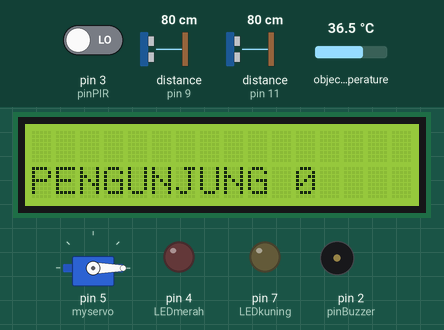
Simulated run of this sketch. Board: Arduino Uno, built with avr-gcc and run on an emulated ATmega328P. Shown: servo, 16×2 character LCD, output pins drawn as LEDs (lit = HIGH), buzzer (waves = sounding, pin HIGH). Wiring (inferred from the names in the program): 2 × ultrasonic range finder: trigger pin 8, echo pin 9 / trigger pin 10, echo pin 11. The test bench sets the inputs (shaded band); at power-on: pin 3 (pinPIR) LOW, distance to the obstacle (sensors on pin 9, pin 11) 80 cm, object temperature 36.5 °C. The echo pulse lasts 58.3 µs per cm; pins used as bus, display or sensor lines are not drawn; what the sketch prints to the serial monitor is not drawn.

Above: at 1.2 s.
1.3 s: pin 3 (pinPIR) driven HIGH
At 1.3 s:
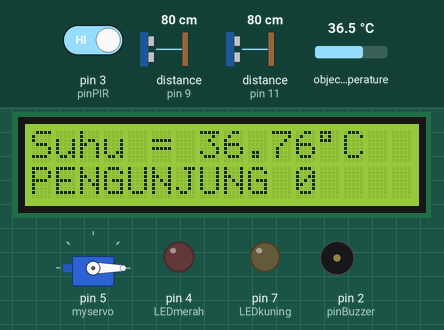
At 3.6 s:
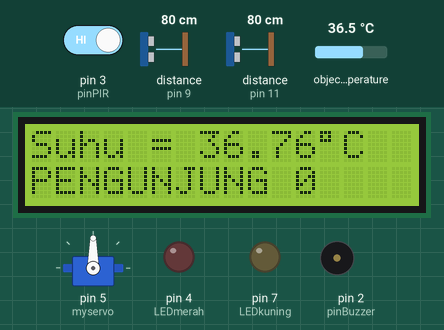
Timing chart, 0 to 10.2 s (numbered marks = the images above; inputs shaded):
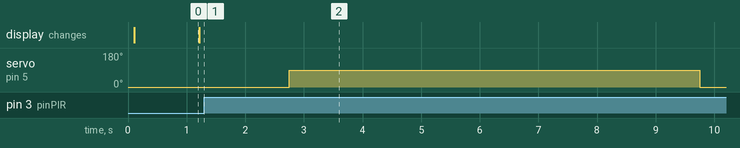

Measured:
- after the input at 1.3 s, servo on pin 5 (myservo): 0° → 90° after 1.5 s, → 0° 7.0 s later
- what the display in image 0 shows lasts 1.1 s, from 0.1 s to 1.2 s

The sketch:

code_palang_pintu_covid19.ino
```cpp
#include <Wire.h>
#include <LiquidCrystal_I2C.h>
#include <Adafruit_MLX90614.h>
#include <Servo.h>
Servo myservo;

LiquidCrystal_I2C lcd(0x27 ,16,2);
Adafruit_MLX90614 mlx = Adafruit_MLX90614();

const int trigPin1 = 10;
const int echoPin1 = 11;
const int trigPin2 = 8;
const int echoPin2 = 9;
const int LEDkuning = 7;
const int pinPIR = 3;
const int pinBuzzer = 2;
const int LEDmerah = 4;

int jumlahPengunjung = 0;
float durasi1;
float durasi2;
float jarakMasuk;
float jarakKeluar;
float suhu;
float x; //kalibrasi sensor suhu MLX90614
float y; //kalibrasi sensor ultrasonik masuk (Punya Ridho)
float z; //kalibrasi sensor ultrasonik keluar (Punya Ratna)
int statusPIR = 0;
unsigned long startMillis;
unsigned long currentMillis;
const unsigned long period = 1000;

void setup() {
  pinMode(trigPin1, OUTPUT);
  pinMode(echoPin1, INPUT);
  pinMode(trigPin2, OUTPUT);
  pinMode(echoPin2, INPUT);
  pinMode(pinPIR, INPUT);
  pinMode(2, OUTPUT);
  pinMode(4, OUTPUT);
  pinMode(7, OUTPUT);
  Serial.begin(9600);
  myservo.attach(5);
  myservo.write(0);
  lcd.init();
  lcd.backlight();
  mlx.begin();
  startMillis = millis();
}

void readUltra1(){
  digitalWrite(trigPin1, LOW);
  delayMicroseconds(5);
  digitalWrite(trigPin1, HIGH);
  delayMicroseconds(10);
  digitalWrite(trigPin1, LOW);
  durasi1 = pulseIn(echoPin1, HIGH);
  jarakMasuk = (durasi1/2)/29,1;
  y = 1.0524*jarakMasuk - 0.6597;
}

void readUltra2(){
  digitalWrite(trigPin2, LOW);
  delayMicroseconds(5);
  digitalWrite(trigPin2, HIGH);
  delayMicroseconds(10);
  digitalWrite(trigPin2, LOW);
  durasi2 = pulseIn(echoPin2, HIGH);
  jarakKeluar = (durasi2/2)/29,1;
  z = 1.0554*jarakKeluar - 1.044;
}

void readSuhu(){
  suhu = mlx.readObjectTempC();
  x = 0.9684*suhu + 1.4024;
  currentMillis = millis();
  if (currentMillis - startMillis >= period){
    lcd.setCursor(0,0);
    lcd.print("                ");
    lcd.setCursor(0,0);
    lcd.print("Suhu = ");
    lcd.print(x);
    lcd.print(char(0xdf));
    lcd.print("C");
    startMillis = currentMillis;
  }
}

void loop() {
  readUltra1();
  readUltra2();
  readSuhu();
  statusPIR = digitalRead(pinPIR);

  lcd.setCursor(0,1);
  lcd.print("                ");
  lcd.setCursor(0,1);
  lcd.print("PENGUNJUNG ");
  lcd.print(jumlahPengunjung);

  if (statusPIR == 1){
    if (x < 40){
      digitalWrite(LEDmerah, LOW);
      digitalWrite(pinBuzzer, LOW);
      myservo.write(0);
      delay(1000);
      myservo.write(90);
      delay(7000);
      myservo.write(0);
    }else {
      digitalWrite(LEDmerah, HIGH);
      digitalWrite(pinBuzzer, HIGH);
    }
  }else {
    digitalWrite(LEDmerah, LOW);
    digitalWrite(pinBuzzer, LOW);}
  if (y < 8){
    jumlahPengunjung = jumlahPengunjung + 1;
    lcd.setCursor(0,1);
    lcd.print("PENGUNJUNG ");
    lcd.print(jumlahPengunjung);
  }
  if (z < 8){
    jumlahPengunjung = jumlahPengunjung - 1;
    lcd.setCursor(0,1);
    lcd.print("PENGUNJUNG ");
    lcd.print(jumlahPengunjung);
  }
  if (jumlahPengunjung >= 15){
    jumlahPengunjung = 15;
    digitalWrite(LEDkuning, HIGH);
    lcd.setCursor(0,1);
    lcd.print("                ");
    lcd.setCursor(0,1);
    lcd.print("PENGUNJUNG FULL");
  }else {digitalWrite(LEDkuning, LOW);}
  if (jumlahPengunjung < 0){
    jumlahPengunjung = 0;
    lcd.setCursor(0,1);
    lcd.print("                ");
    lcd.setCursor(0,1);
    lcd.print("PENGUNJUNG ");
    lcd.print(jumlahPengunjung);
    lcd.print("0");
  }
  delay(500);
  Serial.print(x);
  Serial.print("*");
  Serial.print("C");
  Serial.print(" : ");
  Serial.print(y);
  Serial.print(" : ");
  Serial.print(z);
  Serial.print(" : ");
  Serial.println(statusPIR);
}
```
